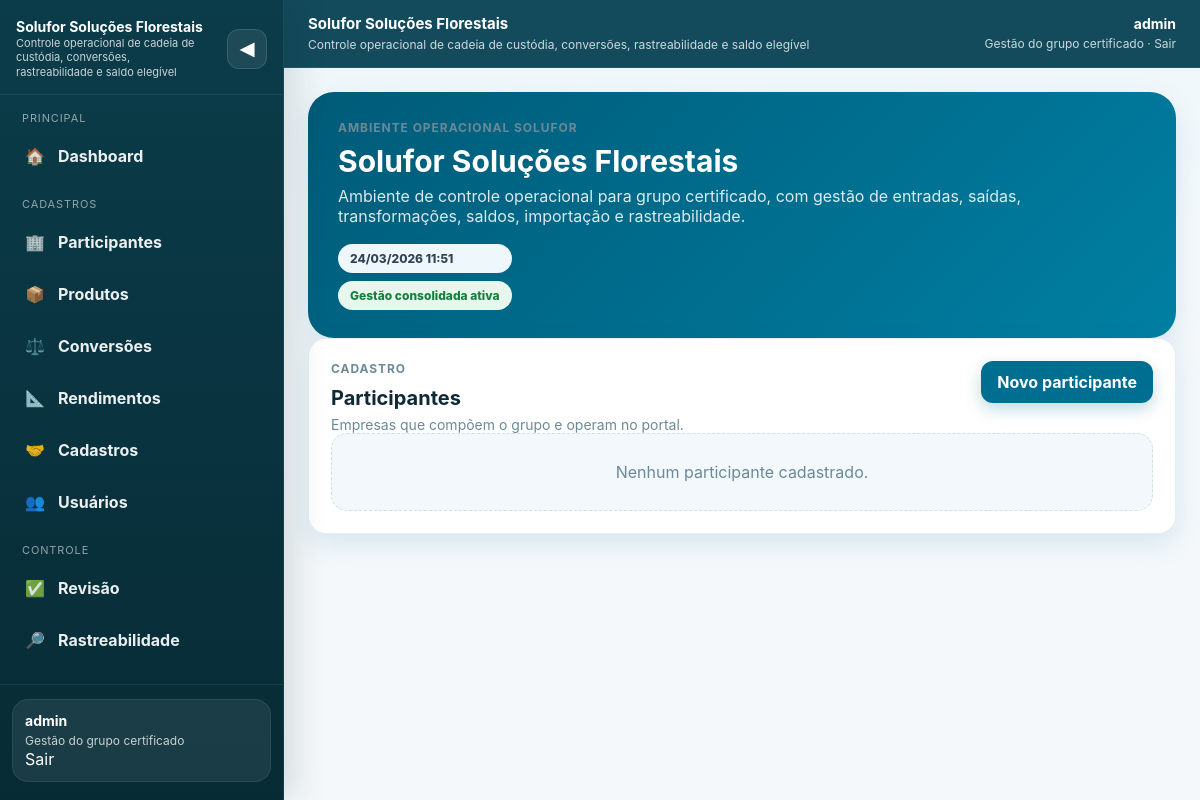
Before: /participants/ (signed in) with the older database file.
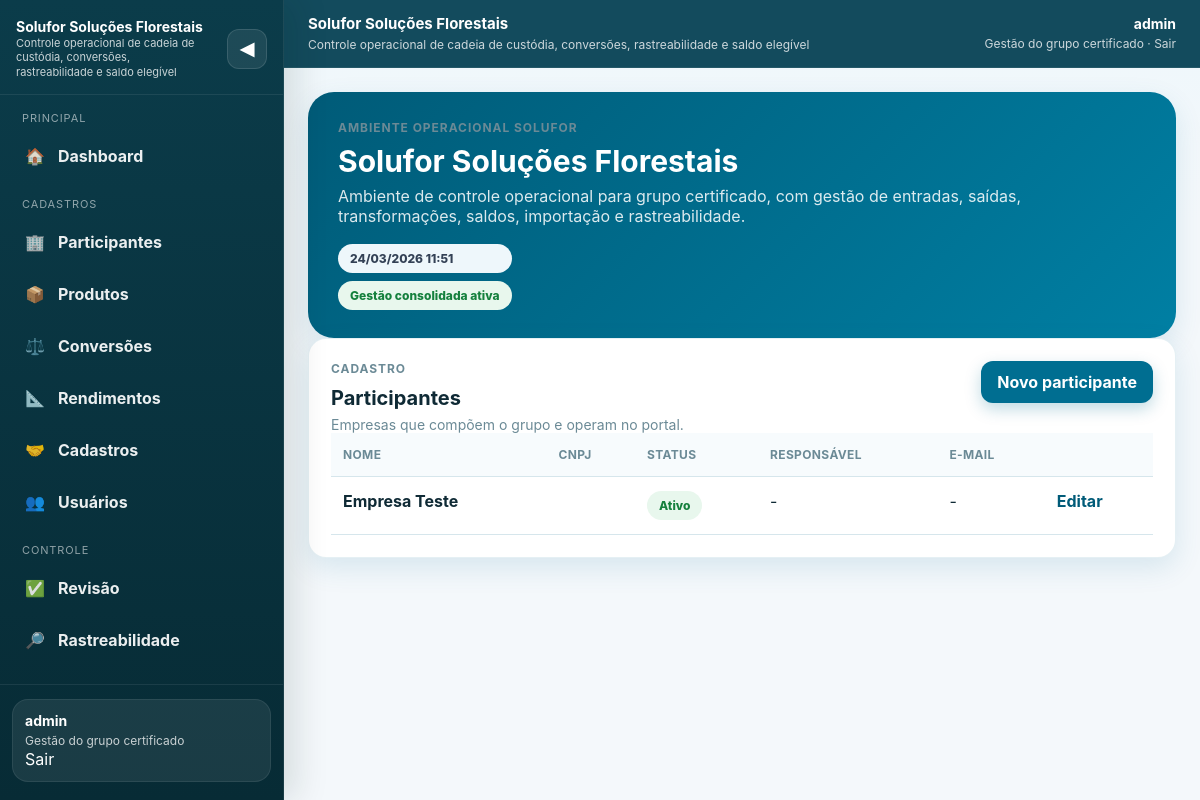
After: the same page with the newer database file.
### participants/models.py (models this page shows)
class Participant(models.Model):
    STATUS_CHOICES = [
        ('active', 'Ativo'),
        ('inactive', 'Inativo'),
        ('suspended', 'Suspenso'),
    ]
    organization = models.ForeignKey(
        Organization,
        on_delete=models.PROTECT,
        null=True,
        blank=True,
        related_name='participants',
        verbose_name='Ambiente',
    )
    legal_name = models.CharField('Razão social', max_length=255)
    trade_name = models.CharField('Nome fantasia', max_length=255, blank=True)
    cnpj = models.CharField('CNPJ', max_length=18, unique=True)
    contact_name = models.CharField('Responsável', max_length=255, blank=True)
    contact_email = models.EmailField('E-mail', blank=True)
    contact_phone = models.CharField('Telefone', max_length=30, blank=True)
    status = models.CharField(max_length=20, choices=STATUS_CHOICES, default='active')
    created_at = models.DateTimeField(auto_now_add=True)
    updated_at = models.DateTimeField(auto_now=True)
    class Meta:
        ordering = ['trade_name', 'legal_name']
    def __str__(self):
        return self.trade_name or self.legal_name

### participants/views.py (the view)
# urls.py: path('', ParticipantListView.as_view(), name='participant_list'),
class ParticipantListView(ManagerRequiredMixin, ListView):
    model = Participant
    template_name = 'participants/participant_list.html'
    context_object_name = 'participants'

### accounts/models.py (called while the page is built)
    @property
    def is_manager(self):
        return self.role == 'manager' or self.is_superuser

    @property
    def is_auditor(self):
        return self.role == 'auditor'

    @property
    def is_participant_user(self):
        return self.role == 'participant'

### participants/views.py (called while the page is built)
    def test_func(self):
        return self.request.user.is_manager

### templates/participants/participant_list.html
{% extends "base.html" %}
{% block content %}
<div class="card"><div class="listing-head"><div><div class="kicker">Cadastro</div><h2 class="card-title">Participantes</h2><p class="card-subtitle">Empresas que compõem o grupo e operam no portal.</p></div><a class="btn" href="/participants/new/">Novo participante</a></div>
{% if participants %}<div class="table-wrap"><table><tr><th>Nome</th><th>CNPJ</th><th>Status</th><th>Responsável</th><th>E-mail</th><th></th></tr>{% for p in participants %}<tr><td><strong>{{ p }}</strong></td><td>{{ p.cnpj }}</td><td><span class="badge {% if p.status == 'active' %}success{% elif p.status == 'suspended' %}danger{% else %}neutral{% endif %}">{{ p.get_status_display }}</span></td><td>{{ p.contact_name|default:'-' }}</td><td>{{ p.contact_email|default:'-' }}</td><td><a class="inline-link" href="/participants/{{ p.id }}/edit/">Editar</a></td></tr>{% endfor %}</table></div>{% else %}<div class="empty-state">Nenhum participante cadastrado.</div>{% endif %}
</div>
{% endblock %}

Changed rows visible on the page:
added Participant: trade_name "Empresa Teste", status "Ativo", contact_name "-", contact_email "-"
Other visible differences:
text no longer shown: "Nenhum participante cadastrado."
text now shown: "NOME CNPJ STATUS RESPONSÁVEL E-MAIL"
